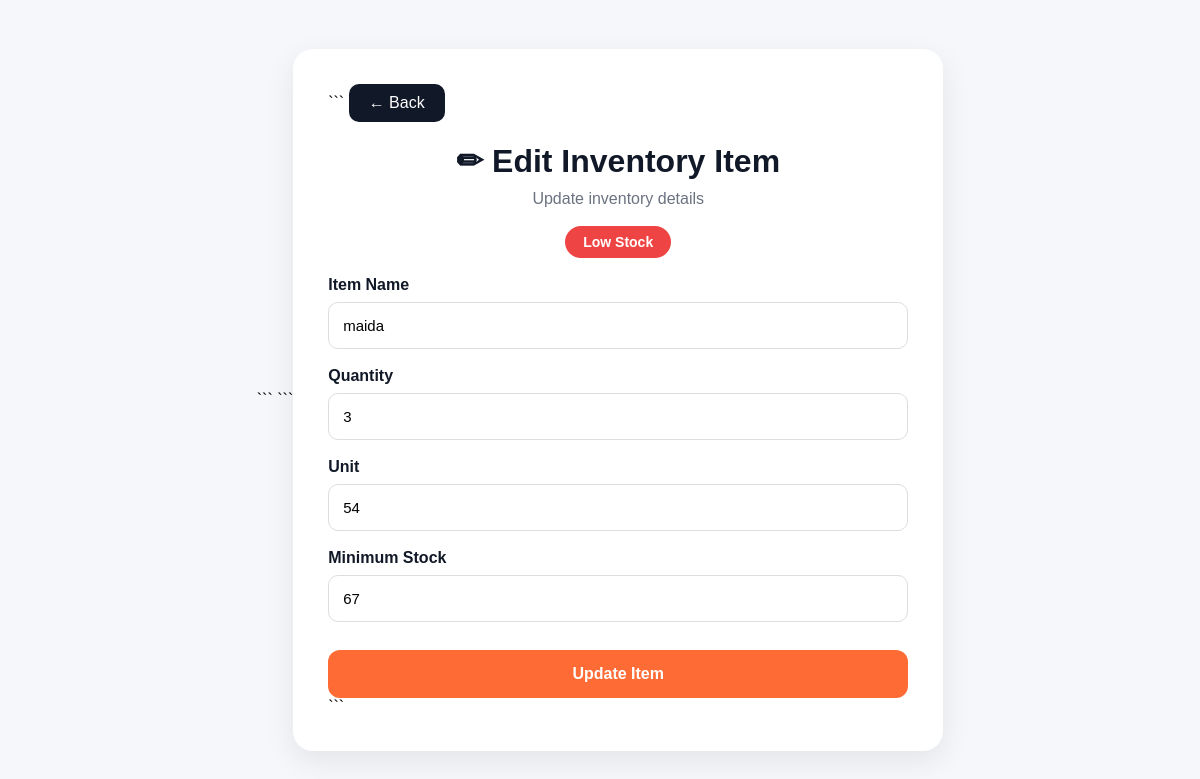
Page /inventory/edit/2/ (signed in) on the committed database.
### inventory/models.py (models this page shows, shortened)
class InventoryItem(models.Model):
    name = models.CharField(
        max_length=100
    )
    quantity = models.PositiveIntegerField()
    unit = models.CharField(
        max_length=20,
        default="kg"
    )
    minimum_stock = models.PositiveIntegerField(
        default=10
    )
    created_at = models.DateTimeField(
        auto_now_add=True
    )

### inventory/views.py (the view, shortened to what this page needs)
def edit_inventory_item(request, item_id):
    if request.user.role != "admin":
        return redirect("home")
    item = get_object_or_404(
        InventoryItem,
        id=item_id
    )
    return render(
        request,
        "inventory/edit_inventory.html",
        {
            "item": item
        }
    )

### templates/inventory/edit_inventory.html (shortened to what this page needs)
<!DOCTYPE html>
<html>
<head>
```
</head>
<body>
<div class="card">
```
<a href="{% url 'inventory_list' %}" class="back-btn">
    ← Back
</a>
<h1>✏ Edit Inventory Item</h1>
<p class="subtitle">
    Update inventory details
</p>
<div class="status-box">
    {% if item.quantity <= item.minimum_stock %}
        <span class="badge low">
            Low Stock
        </span>
    {% else %}
        <span class="badge good">
            In Stock
        </span>
    {% endif %}
</div>
<form method="POST">
    <div class="form-group">
        <label>Item Name</label>
        <input
            type="text"
            name="name"
            value="{{ item.name }}"
            required
        >
    </div>
    <div class="form-group">
        <label>Quantity</label>
        <input
            type="number"
            name="quantity"
            value="{{ item.quantity }}"
            min="0"
            required
        >
    </div>
    <div class="form-group">
        <label>Unit</label>
        <input
            type="text"
            name="unit"
            value="{{ item.unit }}"
            required
        >
    </div>
    <div class="form-group">
        <label>Minimum Stock</label>
        <input
            type="number"
            name="minimum_stock"
            value="{{ item.minimum_stock }}"
            min="0"
            required
        >
    </div>
    <button type="submit" class="btn">
        Update Item
    </button>
</form>
```
</div>
</body>
</html>

### templates/inventory/edit_inventory.html (style rules this page uses)
* { margin:0; padding:0; box-sizing:border-box; font-family:Poppins,sans-serif; }
body { background:#f5f7fb; min-height:100vh; display:flex; justify-content:center; align-items:center; padding:30px; }
.card { width:100%; max-width:650px; background:white; padding:35px; border-radius:20px; box-shadow:0 10px 30px rgba(0,0,0,.08); }
h1 { text-align:center; color:#111827; margin-bottom:10px; }
.subtitle { text-align:center; color:#6b7280; margin-bottom:25px; }
.form-group { margin-bottom:18px; }
label { display:block; margin-bottom:8px; font-weight:600; color:#111827; }
input { width:100%; padding:14px; border:1px solid #ddd; border-radius:10px; font-size:15px; }
.btn { width:100%; padding:15px; background:#ff6b35; color:white; border:none; border-radius:12px; cursor:pointer; font-size:16px; font-weight:600; margin-top:10px; }
.back-btn { display:inline-block; text-decoration:none; background:#111827; color:white; padding:10px 20px; border-radius:10px; margin-bottom:20px; }
.status-box { text-align:center; margin-bottom:25px; }
.badge { padding:8px 18px; border-radius:20px; color:white; font-weight:600; font-size:14px; }
.low { background:#ef4444; }

### rows in the picture
InventoryItem: name "maida", quantity "3", unit "54", minimum_stock "67"
